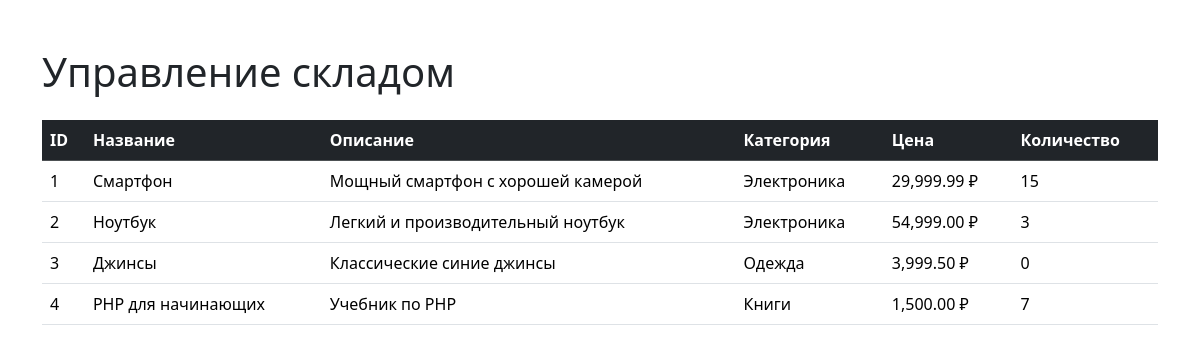
The page / on the database its author committed.
### tables this page shows
CREATE TABLE `products` (
  `id` int NOT NULL AUTO_INCREMENT,
  `category_id` int DEFAULT NULL,
  `name` varchar(100) NOT NULL,
  `description` text,
  `price` decimal(10,2) NOT NULL,
  PRIMARY KEY (`id`),
  KEY `category_id` (`category_id`),
  CONSTRAINT `products_ibfk_1` FOREIGN KEY (`category_id`) REFERENCES `categories` (`id`)
);

CREATE TABLE `categories` (
  `id` int NOT NULL AUTO_INCREMENT,
  `name` varchar(100) NOT NULL,
  `description` text,
  PRIMARY KEY (`id`)
);

CREATE TABLE `stock` (
  `id` int NOT NULL AUTO_INCREMENT,
  `product_id` int NOT NULL,
  `quantity` int NOT NULL DEFAULT '0',
  `last_update` timestamp NULL DEFAULT CURRENT_TIMESTAMP ON UPDATE CURRENT_TIMESTAMP,
  PRIMARY KEY (`id`),
  KEY `product_id` (`product_id`),
  CONSTRAINT `stock_ibfk_1` FOREIGN KEY (`product_id`) REFERENCES `products` (`id`)
);

### index.php (the view, shortened to what this page needs)
<!DOCTYPE html>
<html lang="ru">
<head>
    <link href="https://cdn.jsdelivr.net/npm/bootstrap@5.3.5/dist/css/bootstrap.min.css" rel="stylesheet">
</head>
<body>
    <div class="container mt-5">
        <h1 class="mb-4">Управление складом</h1>
        <?php
        require_once 'config.php';
        $pdo = new PDO("mysql:host=$host;dbname=$dbname", $username, $password);
        $pdo->setAttribute(PDO::ATTR_ERRMODE, PDO::ERRMODE_EXCEPTION);
        $sql = "SELECT p.id, p.name, p.description, p.price, c.name as category_name, s.quantity
                FROM products p
                LEFT JOIN categories c ON p.category_id = c.id
                LEFT JOIN stock s ON p.id = s.product_id";
        $stmt = $pdo->query($sql);
        echo '<table class="table table-hover">
                <thead class="table-dark">
                    <tr>
                        <th>ID</th>
                        <th>Название</th>
                        <th>Описание</th>
                        <th>Категория</th>
                        <th>Цена</th>
                        <th>Количество</th>
                    </tr>
                </thead>
                <tbody>';
        while ($row = $stmt->fetch(PDO::FETCH_ASSOC)) {
            echo '<tr>
                    <td>' . htmlspecialchars($row['id']) . '</td>
                    <td>' . htmlspecialchars($row['name']) . '</td>
                    <td>' . htmlspecialchars($row['description']) . '</td>
                    <td>' . htmlspecialchars($row['category_name']) . '</td>
                    <td>' . number_format($row['price'], 2) . ' ₽</td>
                    <td>' . htmlspecialchars($row['quantity']) . '</td>
                    </tr>';
        }
        echo '</tbody></table>';
        ?>
    </div>
</body>
</html>

### rows shown on the page
products: id "1", name "Смартфон", description "Мощный смартфон с хорошей камерой", category.name "Электроника", price "29,999.99", stock.quantity "15"
products: id "2", name "Ноутбук", description "Легкий и производительный ноутбук", category.name "Электроника", price "54,999.00", stock.quantity "3"
products: id "3", name "Джинсы", description "Классические синие джинсы", category.name "Одежда", price "3,999.50", stock.quantity "0"
products: id "4", name "PHP для начинающих", description "Учебник по PHP", category.name "Книги", price "1,500.00", stock.quantity "7"
